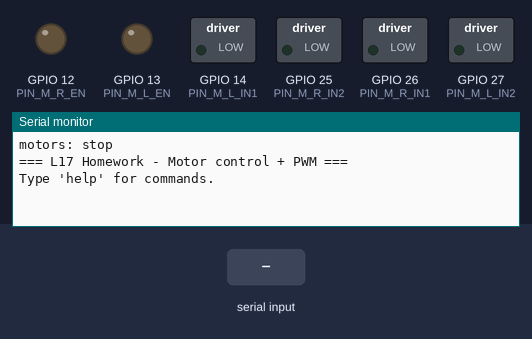
Simulated run of this program. Board: ESP32. On the bench: switched loads named in the program (green lamp = pin HIGH), output pins drawn as LEDs (lit = HIGH), the last lines printed to the serial monitor. The inputs (shaded band) are chosen by the test bench.

Above: at 1.2 s.
1.3 s: "help\n" received over Serial
At 1.8 s:
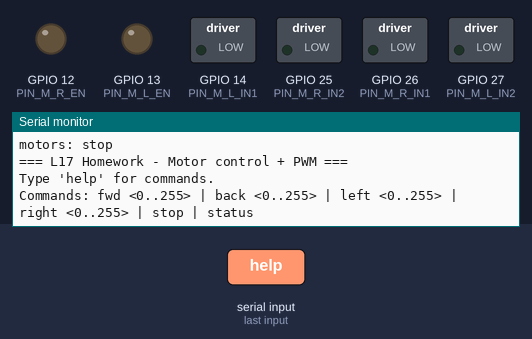
2.8 s: "fwd\n" received over Serial
At 4.0 s:
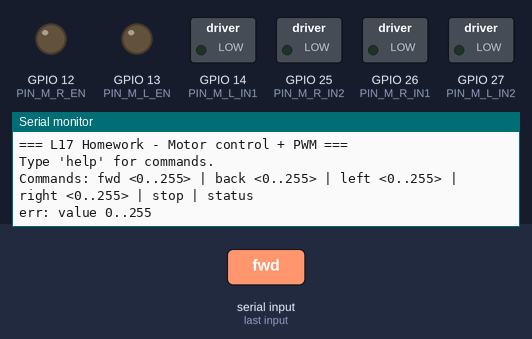
4.3 s: "status\n" received over Serial
At 5.3 s:
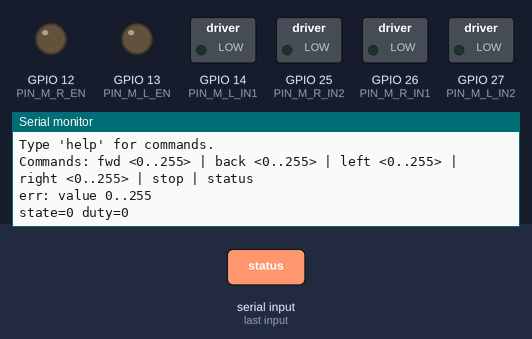

The program:

main.cpp
```cpp
/*
 * Homework 17 - Motor control and PWM modulation (robot chassis prep).
 *
 * Two DC motors via L298N (or MX1508) driver. Speed is controlled with
 * LEDC PWM on the enable pins. Direction via two GPIOs per motor.
 *
 * Non-blocking: all movement commands are scheduled with millis().
 *
 * Wiring:
 *   Left motor  : ENA GP13, IN1 GP14, IN2 GP27
 *   Right motor : ENB GP12, IN3 GP26, IN4 GP25
 *   (see include/Config.h)
 *
 * Commands over USB CDC:
 *   fwd  <0..255>  - forward at duty
 *   back <0..255>  - backward at duty
 *   left <0..255>  - turn left (pivot)
 *   right <0..255> - turn right (pivot)
 *   stop            - stop both motors
 *   help            - list commands
 */

#include <Arduino.h>
#include <string>

// ==================== Pins ====================
static const uint8_t PIN_M_L_EN = 13;
static const uint8_t PIN_M_L_IN1 = 14;
static const uint8_t PIN_M_L_IN2 = 27;
static const uint8_t PIN_M_R_EN = 12;
static const uint8_t PIN_M_R_IN1 = 26;
static const uint8_t PIN_M_R_IN2 = 25;

// ==================== PWM config (named constants) ====================
static const uint32_t PWM_FREQ = 1000;       // Hz
static const uint8_t  PWM_RES_BITS = 8;     // 0..255
static const uint8_t  PWM_CH_L = 0;
static const uint8_t  PWM_CH_R = 1;

// ==================== State ====================
enum class MotorState : uint8_t { STOP, FORWARD, BACKWARD, TURN_LEFT, TURN_RIGHT };
static MotorState motor_state = MotorState::STOP;
static uint8_t motor_speed = 0;

// ==================== Helpers ====================
static void setLeft(int duty) {   // duty: -255..255
    if (duty > 0) {
        digitalWrite(PIN_M_L_IN1, HIGH);
        digitalWrite(PIN_M_L_IN2, LOW);
    } else if (duty < 0) {
        digitalWrite(PIN_M_L_IN1, LOW);
        digitalWrite(PIN_M_L_IN2, HIGH);
    } else {
        digitalWrite(PIN_M_L_IN1, LOW);
        digitalWrite(PIN_M_L_IN2, LOW);
    }
    ledcWrite(PWM_CH_L, (uint32_t)(duty < 0 ? -duty : duty));
}

static void setRight(int duty) {  // duty: -255..255
    if (duty > 0) {
        digitalWrite(PIN_M_R_IN1, HIGH);
        digitalWrite(PIN_M_R_IN2, LOW);
    } else if (duty < 0) {
        digitalWrite(PIN_M_R_IN1, LOW);
        digitalWrite(PIN_M_R_IN2, HIGH);
    } else {
        digitalWrite(PIN_M_R_IN1, LOW);
        digitalWrite(PIN_M_R_IN2, LOW);
    }
    ledcWrite(PWM_CH_R, (uint32_t)(duty < 0 ? -duty : duty));
}

static void stopMotors() {
    setLeft(0);
    setRight(0);
    motor_state = MotorState::STOP;
    motor_speed = 0;
    Serial.println("motors: stop");
}

static void moveForward(uint8_t speed) {
    setLeft(speed);
    setRight(speed);
    motor_state = MotorState::FORWARD;
    motor_speed = speed;
    Serial.print("motors: forward duty=");
    Serial.println(speed);
}

static void moveBackward(uint8_t speed) {
    setLeft(-speed);
    setRight(-speed);
    motor_state = MotorState::BACKWARD;
    motor_speed = speed;
    Serial.print("motors: backward duty=");
    Serial.println(speed);
}

static void turnLeft(uint8_t speed) {
    setLeft(-speed);   // pivot: left reverse, right forward
    setRight(speed);
    motor_state = MotorState::TURN_LEFT;
    motor_speed = speed;
    Serial.print("motors: left duty=");
    Serial.println(speed);
}

static void turnRight(uint8_t speed) {
    setLeft(speed);
    setRight(-speed);
    motor_state = MotorState::TURN_RIGHT;
    motor_speed = speed;
    Serial.print("motors: right duty=");
    Serial.println(speed);
}

// ==================== Command dispatch ====================
static void handleCommand(const std::string &line) {
    // Parse "<cmd> <value>"
    std::string cmd;
    int value = -1;
    size_t sp = line.find(' ');
    if (sp == std::string::npos) {
        cmd = line;
    } else {
        cmd = line.substr(0, sp);
        value = atoi(line.c_str() + sp + 1);
    }

    if (cmd == "help") {
        Serial.println("Commands: fwd <0..255> | back <0..255> | left <0..255> | right <0..255> | stop | status");
    } else if (cmd == "fwd") {
        if (value >= 0 && value <= 255) moveForward((uint8_t)value);
        else Serial.println("err: value 0..255");
    } else if (cmd == "back") {
        if (value >= 0 && value <= 255) moveBackward((uint8_t)value);
        else Serial.println("err: value 0..255");
    } else if (cmd == "left") {
        if (value >= 0 && value <= 255) turnLeft((uint8_t)value);
        else Serial.println("err: value 0..255");
    } else if (cmd == "right") {
        if (value >= 0 && value <= 255) turnRight((uint8_t)value);
        else Serial.println("err: value 0..255");
    } else if (cmd == "stop") {
        stopMotors();
    } else if (cmd == "status") {
        Serial.printf("state=%u duty=%u\n", (unsigned)motor_state, motor_speed);
    } else if (!cmd.empty()) {
        Serial.print("unknown: ");
        Serial.println(cmd.c_str());
    }
}

// ==================== Setup & Loop ====================
void setup() {
    Serial.begin(115200);
    pinMode(PIN_M_L_EN, OUTPUT);
    pinMode(PIN_M_L_IN1, OUTPUT);
    pinMode(PIN_M_L_IN2, OUTPUT);
    pinMode(PIN_M_R_EN, OUTPUT);
    pinMode(PIN_M_R_IN1, OUTPUT);
    pinMode(PIN_M_R_IN2, OUTPUT);
    ledcSetup(PWM_CH_L, PWM_FREQ, PWM_RES_BITS);
    ledcSetup(PWM_CH_R, PWM_FREQ, PWM_RES_BITS);
    ledcAttachPin(PIN_M_L_EN, PWM_CH_L);
    ledcAttachPin(PIN_M_R_EN, PWM_CH_R);
    stopMotors();
    Serial.println("=== L17 Homework - Motor control + PWM ===");
    Serial.println("Type 'help' for commands.");
}

void loop() {
    // Non-blocking UART line reader
    static std::string line_buf;
    while (Serial.available()) {
        char ch = static_cast<char>(Serial.read());
        if (ch == '\n' || ch == '\r') {
            if (!line_buf.empty()) {
                handleCommand(line_buf);
                line_buf.clear();
            }
        } else if (ch == 0x7F || ch == '\b') {
            if (!line_buf.empty()) line_buf.pop_back();
        } else if (line_buf.length() < 63) {
            line_buf.push_back(ch);
        }
    }

    // Heartbeat: nothing to do here, motors hold their state
    static uint32_t last_hb = 0;
    if (millis() - last_hb >= 1000) {
        last_hb = millis();
        // Optional: print state every second
    }
}
```

Measured:
- after the input at 1.3 s, the serial monitor: prints a new line at once (image 1)
- after the input at 2.8 s, the serial monitor: prints a new line at once (image 2)
- after the input at 4.3 s, the serial monitor: prints a new line at once (image 3)
